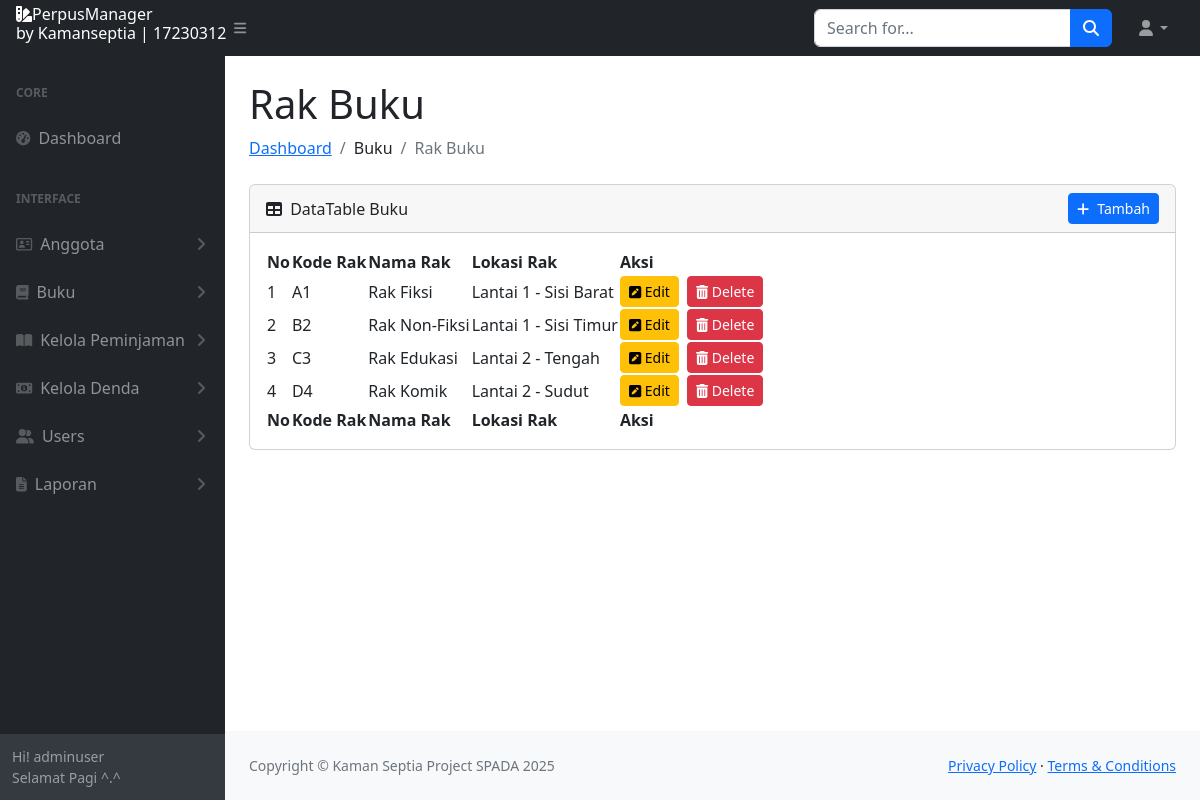
Screenshot of /pages/admin/rak/index.php (signed in) with the database file from the repository.
### tables this page shows
CREATE TABLE `users` (
  `id_user` int(11) NOT NULL,
  `nama` varchar(100) DEFAULT NULL,
  `username` varchar(50) NOT NULL,
  `password` varchar(255) NOT NULL,
  `role` enum('anggota','petugas','admin') NOT NULL,
  `tanggal_daftar` date DEFAULT curdate(),
  `alamat` varchar(255) DEFAULT NULL,
  `nomor_hp` varchar(15) DEFAULT NULL,
  `email` varchar(255) DEFAULT NULL
);

CREATE TABLE `rak` (
  `id_rak` int(11) NOT NULL,
  `kode_rak` varchar(50) NOT NULL,
  `nama_rak` varchar(100) NOT NULL,
  `lokasi_rak` varchar(255) NOT NULL
);

### pages/admin/loggedas.php (called while the page is built, shortened)
<?php
include 'C:/xampp/htdocs/perpustakaan/includes/koneksi.php';
function getWaktu() {
    $jam = date("H");
    if ($jam >= 5 && $jam < 12) {
        return "Pagi";
    } elseif ($jam >= 12 && $jam < 15) {
        return "Siang";
    } elseif ($jam >= 15 && $jam < 18) {
        return "Sore";
    } else {
        return "Malam";
    }
}
function getUserName($id_user) {
    global $conn;
    $sql = "SELECT u.username
            FROM users u
            WHERE u.id_user = ?";
    if ($stmt = $conn->prepare($sql)) {
        $stmt->bind_param("i", $id_user);
        $stmt->execute();
        $result = $stmt->get_result();
        if ($result->num_rows > 0) {
            $row = $result->fetch_assoc();
            return $row['username'];
        } else {
            return "Unknown User";
        }
    } else {
        return "Query preparation failed: " . $conn->error;
    }
}
?>

### pages/admin/rak/index.php (the view, shortened to what this page needs)
<?php
include '../loggedas.php';
    $id_user = $_SESSION['id_user'];
    $username = getUserName($id_user);
    $waktu = getWaktu();
$sql = "
   SELECT * FROM rak
";
$result = $conn->query($sql);
?>
<!DOCTYPE html>
<html lang="en">
    <head>
        <link href="https://cdn.jsdelivr.net/npm/simple-datatables@7.1.2/dist/style.min.css" rel="stylesheet" />
        <link href="../../../css/styles.css" rel="stylesheet" />
    </head>
    <body class="sb-nav-fixed">
    <?php include '../includes/topnav.php' ?>
        <div id="layoutSidenav">
            <?php include '../includes/sidebar.php'?>
            <div id="layoutSidenav_content">
                <main>
                    <div class="container-fluid px-4">
                        <h1 class="mt-4">Rak Buku</h1>
                        <ol class="breadcrumb mb-4">
                            <li class="breadcrumb-item"><a href="../index.php">Dashboard</a></li>
                            <li class="breadcrumb-item">Buku</li>
                            <li class="breadcrumb-item active">Rak Buku</li>
                        </ol>
                        <div class="card mb-4">
                            <div class="card-header d-flex justify-content-between align-items-center">
                                <div>
                                    <i class="fas fa-table me-1"></i>
                                    DataTable Buku
                                </div>
                                <a href="add.php" class="btn btn-primary btn-sm">
                                    <i class="fas fa-plus me-1"></i> Tambah
                                </a>
                            </div>
                            <div class="card-body">
                                <table id="datatablesSimple">
                                    <thead>
                                        <tr>
                                            <th>No</th>
                                            <th>Kode Rak</th>
                                            <th>Nama Rak</th>
                                            <th>Lokasi Rak</th>
                                            <th>Aksi</th>
                                        </tr>
                                    </thead>
                                    <tfoot>
                                        <tr>
                                            <th>No</th>
                                            <th>Kode Rak</th>
                                            <th>Nama Rak</th>
                                            <th>Lokasi Rak</th>
                                            <th>Aksi</th>
                                        </tr>
                                    </tfoot>
                                    <tbody>
                                    <?php
                                     $no = 1;
                                     if ($result->num_rows > 0) {
                                         while ($row = $result->fetch_assoc()) {
                                             echo "<tr>
                                                 <td>{$no}</td>
                                                 <td>" . $row['kode_rak'] . "</td>
                                                 <td>" . $row['nama_rak'] . "</td>
                                                 <td>" . $row['lokasi_rak'] . "</td>
                                                 <td>
                                                     <div class='d-flex justify-content-center gap-2'>
                                                        <a href='edit.php?id_rak={$row['id_rak']}' class='btn btn-warning btn-sm'><i class='fas fa-pencil-square'></i> Edit </a>
                                                        <form method='POST' action='hapus.php' style='display:inline;'>
                                                            <input type='hidden' name='id_rak' value='{$row['id_rak']}'>
                                                            <button type='submit' name='delete' class='btn btn-danger btn-sm' onclick=\"return confirm('Yakin ingin menghapus Buku ini?');\"><i class='fas fa-trash-alt'></i> Delete </button>
                                                        </form>
                                                    </div>
                                                </td>
                                             </tr>";
                                             $no++;
                                         }
                                     } else {
                                         echo "<tr><td colspan='6'>Tidak ada Buku.</td></tr>";
                                     }
                                     ?>
                                    </tbody>
                                </table>
                            </div>
                        </div>
                    </div>
                </main>
                <?php include '../includes/footer.php'?>
            </div>
        </div>
    </body>
</html>

### pages/admin/includes/sidebar.php (shortened to what this page needs)
<div id="layoutSidenav_nav">
    <nav class="sb-sidenav accordion sb-sidenav-dark" id="sidenavAccordion">
        <div class="sb-sidenav-menu">
            <div class="nav">
                <div class="sb-sidenav-menu-heading">Core</div>
                <a class="nav-link" href="../index.php">
                    <div class="sb-nav-link-icon"><i class="fas fa-tachometer-alt"></i></div>
                    Dashboard
                </a>
                <div class="sb-sidenav-menu-heading">Interface</div>
                <a class="nav-link collapsed" href="#" data-bs-toggle="collapse" data-bs-target="#collapseAnggota" aria-expanded="false" aria-controls="collapseLayouts">
                    <div class="sb-nav-link-icon"><i class="far fa-address-card	"></i></div>
                    Anggota
                    <div class="sb-sidenav-collapse-arrow"><i class="fas fa-angle-down"></i></div>
                </a>
                <a class="nav-link collapsed" href="#" data-bs-toggle="collapse" data-bs-target="#collapseBuku" aria-expanded="false" aria-controls="collapseLayouts">
                    <div class="sb-nav-link-icon"><i class="fas fa-book	"></i></div>
                    Buku
                    <div class="sb-sidenav-collapse-arrow"><i class="fas fa-angle-down"></i></div>
                </a>
                <a class="nav-link collapsed" href="#" data-bs-toggle="collapse" data-bs-target="#collapsePeminjaman" aria-expanded="false" aria-controls="collapseLayouts">
                    <div class="sb-nav-link-icon"><i class="fas fa-book-open"></i></div>
                    Kelola Peminjaman
                    <div class="sb-sidenav-collapse-arrow"><i class="fas fa-angle-down"></i></div>
                </a>
                <a class="nav-link collapsed" href="#" data-bs-toggle="collapse" data-bs-target="#collapseDenda" aria-expanded="false" aria-controls="collapseLayouts">
                    <div class="sb-nav-link-icon"><i class="fas fa-money-bill-alt	"></i></div>
                    Kelola Denda
                    <div class="sb-sidenav-collapse-arrow"><i class="fas fa-angle-down"></i></div>
                </a>
                <a class="nav-link collapsed" href="#" data-bs-toggle="collapse" data-bs-target="#collapseLPetugas" aria-expanded="false" aria-controls="collapseLayouts">
                    <div class="sb-nav-link-icon"><i class="fas fa-user-friends	"></i></div>
                    Users
                    <div class="sb-sidenav-collapse-arrow"><i class="fas fa-angle-down"></i></div>
                </a>
                <a class="nav-link collapsed" href="#" data-bs-toggle="collapse" data-bs-target="#collapseLlaporan" aria-expanded="false" aria-controls="collapseLayouts">
                    <div class="sb-nav-link-icon"><i class="fas fa-file-alt	"></i></div>
                    Laporan
                    <div class="sb-sidenav-collapse-arrow"><i class="fas fa-angle-down"></i></div>
                </a>
            </div>
        </div>
        <div class="sb-sidenav-footer">
            <div class="small">Hi! <?php echo htmlspecialchars($username); ?></div>
            <div class="small">Selamat <?php echo htmlspecialchars($waktu); ?> ^.^</div>
        </div>
</div>

### rows the page displays
users: username "adminuser"
rak: kode_rak "A1", nama_rak "Rak Fiksi", lokasi_rak "Lantai 1 - Sisi Barat"
rak: kode_rak "B2", nama_rak "Rak Non-Fiksi", lokasi_rak "Lantai 1 - Sisi Timur"
rak: kode_rak "C3", nama_rak "Rak Edukasi", lokasi_rak "Lantai 2 - Tengah"
rak: kode_rak "D4", nama_rak "Rak Komik", lokasi_rak "Lantai 2 - Sudut"

### other values shown
$waktu "Pagi"
